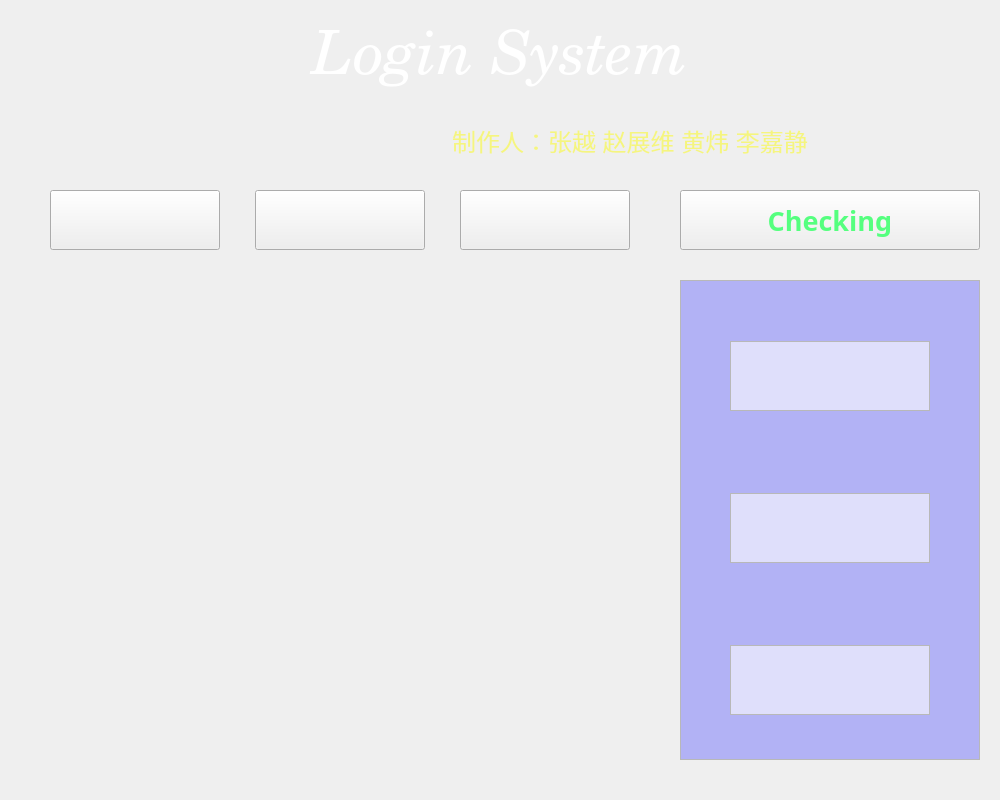
<?xml version="1.0" encoding="UTF-8"?>
<ui version="4.0">
 <class>MainWindow</class>
 <widget class="QMainWindow" name="MainWindow">
  <property name="geometry">
   <rect>
    <x>0</x>
    <y>0</y>
    <width>1000</width>
    <height>800</height>
   </rect>
  </property>
  <property name="windowTitle">
   <string>MainWindow</string>
  </property>
  <widget class="QWidget" name="centralwidget">
   <property name="styleSheet">
    <string notr="true"/>
   </property>
   <widget class="QStackedWidget" name="stackedWidget">
    <property name="geometry">
     <rect>
      <x>0</x>
      <y>0</y>
      <width>1000</width>
      <height>800</height>
     </rect>
    </property>
    <property name="frameShadow">
     <enum>QFrame::Plain</enum>
    </property>
    <property name="currentIndex">
     <number>0</number>
    </property>
    <widget class="QWidget" name="login">
     <widget class="QLabel" name="LoginLabel">
      <property name="geometry">
       <rect>
        <x>20</x>
        <y>280</y>
        <width>640</width>
        <height>480</height>
       </rect>
      </property>
      <property name="palette">
       <palette>
        <active>
         <colorrole role="Base">
          <brush brushstyle="SolidPattern">
           <color alpha="100">
            <red>255</red>
            <green>255</green>
            <blue>255</blue>
           </color>
          </brush>
         </colorrole>
         <colorrole role="Window">
          <brush brushstyle="SolidPattern">
           <color alpha="100">
            <red>240</red>
            <green>240</green>
            <blue>240</blue>
           </color>
          </brush>
         </colorrole>
        </active>
        <inactive>
         <colorrole role="Base">
          <brush brushstyle="SolidPattern">
           <color alpha="100">
            <red>255</red>
            <green>255</green>
            <blue>255</blue>
           </color>
          </brush>
         </colorrole>
         <colorrole role="Window">
          <brush brushstyle="SolidPattern">
           <color alpha="100">
            <red>240</red>
            <green>240</green>
            <blue>240</blue>
           </color>
          </brush>
         </colorrole>
        </inactive>
        <disabled>
         <colorrole role="Base">
          <brush brushstyle="SolidPattern">
           <color alpha="100">
            <red>240</red>
            <green>240</green>
            <blue>240</blue>
           </color>
          </brush>
         </colorrole>
         <colorrole role="Window">
          <brush brushstyle="SolidPattern">
           <color alpha="100">
            <red>240</red>
            <green>240</green>
            <blue>240</blue>
           </color>
          </brush>
         </colorrole>
        </disabled>
       </palette>
      </property>
      <property name="contextMenuPolicy">
       <enum>Qt::DefaultContextMenu</enum>
      </property>
      <property name="autoFillBackground">
       <bool>false</bool>
      </property>
      <property name="styleSheet">
       <string notr="true">background-image: url(:/icon/v1.png);</string>
      </property>
      <property name="text">
       <string/>
      </property>
     </widget>
     <widget class="QPushButton" name="pictureload">
      <property name="geometry">
       <rect>
        <x>50</x>
        <y>190</y>
        <width>170</width>
        <height>60</height>
       </rect>
      </property>
      <property name="palette">
       <palette>
        <active/>
        <inactive/>
        <disabled/>
       </palette>
      </property>
      <property name="font">
       <font>
        <family>黑体</family>
        <pointsize>12</pointsize>
       </font>
      </property>
      <property name="layoutDirection">
       <enum>Qt::LeftToRight</enum>
      </property>
      <property name="styleSheet">
       <string notr="true">border-image: url(:icon/button4.png);
image: url(:/icon/image.png);</string>
      </property>
      <property name="text">
       <string/>
      </property>
     </widget>
     <widget class="QPushButton" name="cameraload">
      <property name="geometry">
       <rect>
        <x>460</x>
        <y>190</y>
        <width>170</width>
        <height>60</height>
       </rect>
      </property>
      <property name="palette">
       <palette>
        <active/>
        <inactive/>
        <disabled/>
       </palette>
      </property>
      <property name="font">
       <font>
        <family>黑体</family>
        <pointsize>12</pointsize>
       </font>
      </property>
      <property name="styleSheet">
       <string notr="true">border-image: url(:icon/button5.png);
image: url(:/icon/instagram.png);</string>
      </property>
      <property name="text">
       <string/>
      </property>
     </widget>
     <widget class="QPushButton" name="videoload">
      <property name="geometry">
       <rect>
        <x>255</x>
        <y>190</y>
        <width>170</width>
        <height>60</height>
       </rect>
      </property>
      <property name="palette">
       <palette>
        <active/>
        <inactive/>
        <disabled/>
       </palette>
      </property>
      <property name="font">
       <font>
        <family>黑体</family>
        <pointsize>12</pointsize>
       </font>
      </property>
      <property name="styleSheet">
       <string notr="true">border-image: url(:icon/button2.png);
image: url(:/icon/video.png);</string>
      </property>
      <property name="text">
       <string/>
      </property>
     </widget>
     <widget class="QLabel" name="title">
      <property name="geometry">
       <rect>
        <x>200</x>
        <y>10</y>
        <width>600</width>
        <height>100</height>
       </rect>
      </property>
      <property name="palette">
       <palette>
        <active>
         <colorrole role="WindowText">
          <brush brushstyle="SolidPattern">
           <color alpha="255">
            <red>255</red>
            <green>255</green>
            <blue>255</blue>
           </color>
          </brush>
         </colorrole>
        </active>
        <inactive>
         <colorrole role="WindowText">
          <brush brushstyle="SolidPattern">
           <color alpha="255">
            <red>255</red>
            <green>255</green>
            <blue>255</blue>
           </color>
          </brush>
         </colorrole>
        </inactive>
        <disabled>
         <colorrole role="WindowText">
          <brush brushstyle="SolidPattern">
           <color alpha="255">
            <red>120</red>
            <green>120</green>
            <blue>120</blue>
           </color>
          </brush>
         </colorrole>
        </disabled>
       </palette>
      </property>
      <property name="font">
       <font>
        <family>Century</family>
        <pointsize>46</pointsize>
        <italic>true</italic>
       </font>
      </property>
      <property name="autoFillBackground">
       <bool>false</bool>
      </property>
      <property name="text">
       <string>Login System</string>
      </property>
      <property name="textFormat">
       <enum>Qt::AutoText</enum>
      </property>
      <property name="scaledContents">
       <bool>false</bool>
      </property>
      <property name="alignment">
       <set>Qt::AlignCenter</set>
      </property>
      <property name="wordWrap">
       <bool>false</bool>
      </property>
      <property name="margin">
       <number>0</number>
      </property>
      <property name="indent">
       <number>1</number>
      </property>
     </widget>
     <widget class="QTextBrowser" name="textBrowser">
      <property name="geometry">
       <rect>
        <x>680</x>
        <y>280</y>
        <width>300</width>
        <height>480</height>
       </rect>
      </property>
      <property name="palette">
       <palette>
        <active>
         <colorrole role="WindowText">
          <brush brushstyle="SolidPattern">
           <color alpha="255">
            <red>215</red>
            <green>215</green>
            <blue>215</blue>
           </color>
          </brush>
         </colorrole>
         <colorrole role="Text">
          <brush brushstyle="SolidPattern">
           <color alpha="255">
            <red>215</red>
            <green>215</green>
            <blue>215</blue>
           </color>
          </brush>
         </colorrole>
         <colorrole role="Base">
          <brush brushstyle="SolidPattern">
           <color alpha="100">
            <red>85</red>
            <green>85</green>
            <blue>255</blue>
           </color>
          </brush>
         </colorrole>
        </active>
        <inactive>
         <colorrole role="WindowText">
          <brush brushstyle="SolidPattern">
           <color alpha="255">
            <red>215</red>
            <green>215</green>
            <blue>215</blue>
           </color>
          </brush>
         </colorrole>
         <colorrole role="Text">
          <brush brushstyle="SolidPattern">
           <color alpha="255">
            <red>215</red>
            <green>215</green>
            <blue>215</blue>
           </color>
          </brush>
         </colorrole>
         <colorrole role="Base">
          <brush brushstyle="SolidPattern">
           <color alpha="100">
            <red>85</red>
            <green>85</green>
            <blue>255</blue>
           </color>
          </brush>
         </colorrole>
        </inactive>
        <disabled>
         <colorrole role="WindowText">
          <brush brushstyle="SolidPattern">
           <color alpha="255">
            <red>120</red>
            <green>120</green>
            <blue>120</blue>
           </color>
          </brush>
         </colorrole>
         <colorrole role="Text">
          <brush brushstyle="SolidPattern">
           <color alpha="255">
            <red>120</red>
            <green>120</green>
            <blue>120</blue>
           </color>
          </brush>
         </colorrole>
         <colorrole role="Base">
          <brush brushstyle="SolidPattern">
           <color alpha="255">
            <red>240</red>
            <green>240</green>
            <blue>240</blue>
           </color>
          </brush>
         </colorrole>
        </disabled>
       </palette>
      </property>
      <property name="styleSheet">
       <string notr="true"/>
      </property>
     </widget>
     <widget class="QPushButton" name="agreelogin">
      <property name="geometry">
       <rect>
        <x>680</x>
        <y>190</y>
        <width>300</width>
        <height>60</height>
       </rect>
      </property>
      <property name="palette">
       <palette>
        <active>
         <colorrole role="ButtonText">
          <brush brushstyle="SolidPattern">
           <color alpha="255">
            <red>85</red>
            <green>255</green>
            <blue>127</blue>
           </color>
          </brush>
         </colorrole>
        </active>
        <inactive>
         <colorrole role="ButtonText">
          <brush brushstyle="SolidPattern">
           <color alpha="255">
            <red>85</red>
            <green>255</green>
            <blue>127</blue>
           </color>
          </brush>
         </colorrole>
        </inactive>
        <disabled>
         <colorrole role="ButtonText">
          <brush brushstyle="SolidPattern">
           <color alpha="255">
            <red>120</red>
            <green>120</green>
            <blue>120</blue>
           </color>
          </brush>
         </colorrole>
        </disabled>
       </palette>
      </property>
      <property name="font">
       <font>
        <family>黑体</family>
        <pointsize>20</pointsize>
        <weight>75</weight>
        <italic>false</italic>
        <bold>true</bold>
        <kerning>true</kerning>
       </font>
      </property>
      <property name="styleSheet">
       <string notr="true">border-image: url(:icon/button3.png);</string>
      </property>
      <property name="text">
       <string>Checking</string>
      </property>
     </widget>
     <widget class="QWidget" name="loginwidget" native="true">
      <property name="geometry">
       <rect>
        <x>0</x>
        <y>0</y>
        <width>1000</width>
        <height>800</height>
       </rect>
      </property>
      <property name="styleSheet">
       <string notr="true">background-image: url(:icon/blued.png);
</string>
      </property>
     </widget>
     <widget class="QLabel" name="title_2">
      <property name="geometry">
       <rect>
        <x>330</x>
        <y>90</y>
        <width>600</width>
        <height>100</height>
       </rect>
      </property>
      <property name="palette">
       <palette>
        <active>
         <colorrole role="WindowText">
          <brush brushstyle="SolidPattern">
           <color alpha="255">
            <red>245</red>
            <green>245</green>
            <blue>127</blue>
           </color>
          </brush>
         </colorrole>
        </active>
        <inactive>
         <colorrole role="WindowText">
          <brush brushstyle="SolidPattern">
           <color alpha="255">
            <red>245</red>
            <green>245</green>
            <blue>127</blue>
           </color>
          </brush>
         </colorrole>
        </inactive>
        <disabled>
         <colorrole role="WindowText">
          <brush brushstyle="SolidPattern">
           <color alpha="255">
            <red>120</red>
            <green>120</green>
            <blue>120</blue>
           </color>
          </brush>
         </colorrole>
        </disabled>
       </palette>
      </property>
      <property name="font">
       <font>
        <family>Century</family>
        <pointsize>18</pointsize>
        <italic>false</italic>
       </font>
      </property>
      <property name="autoFillBackground">
       <bool>false</bool>
      </property>
      <property name="text">
       <string>制作人：张越 赵展维 黄炜 李嘉静</string>
      </property>
      <property name="textFormat">
       <enum>Qt::AutoText</enum>
      </property>
      <property name="scaledContents">
       <bool>false</bool>
      </property>
      <property name="alignment">
       <set>Qt::AlignCenter</set>
      </property>
      <property name="wordWrap">
       <bool>false</bool>
      </property>
      <property name="margin">
       <number>0</number>
      </property>
      <property name="indent">
       <number>1</number>
      </property>
     </widget>
     <widget class="QTextBrowser" name="textBrowser_2">
      <property name="geometry">
       <rect>
        <x>730</x>
        <y>341</y>
        <width>200</width>
        <height>70</height>
       </rect>
      </property>
      <property name="palette">
       <palette>
        <active>
         <colorrole role="Base">
          <brush brushstyle="SolidPattern">
           <color alpha="150">
            <red>255</red>
            <green>255</green>
            <blue>255</blue>
           </color>
          </brush>
         </colorrole>
        </active>
        <inactive>
         <colorrole role="Base">
          <brush brushstyle="SolidPattern">
           <color alpha="150">
            <red>255</red>
            <green>255</green>
            <blue>255</blue>
           </color>
          </brush>
         </colorrole>
        </inactive>
        <disabled>
         <colorrole role="Base">
          <brush brushstyle="SolidPattern">
           <color alpha="255">
            <red>240</red>
            <green>240</green>
            <blue>240</blue>
           </color>
          </brush>
         </colorrole>
        </disabled>
       </palette>
      </property>
     </widget>
     <widget class="QTextBrowser" name="textBrowser_3">
      <property name="geometry">
       <rect>
        <x>730</x>
        <y>493</y>
        <width>200</width>
        <height>70</height>
       </rect>
      </property>
      <property name="palette">
       <palette>
        <active>
         <colorrole role="Base">
          <brush brushstyle="SolidPattern">
           <color alpha="150">
            <red>255</red>
            <green>255</green>
            <blue>255</blue>
           </color>
          </brush>
         </colorrole>
        </active>
        <inactive>
         <colorrole role="Base">
          <brush brushstyle="SolidPattern">
           <color alpha="150">
            <red>255</red>
            <green>255</green>
            <blue>255</blue>
           </color>
          </brush>
         </colorrole>
        </inactive>
        <disabled>
         <colorrole role="Base">
          <brush brushstyle="SolidPattern">
           <color alpha="255">
            <red>240</red>
            <green>240</green>
            <blue>240</blue>
           </color>
          </brush>
         </colorrole>
        </disabled>
       </palette>
      </property>
     </widget>
     <widget class="QTextBrowser" name="textBrowser_4">
      <property name="geometry">
       <rect>
        <x>730</x>
        <y>645</y>
        <width>200</width>
        <height>70</height>
       </rect>
      </property>
      <property name="palette">
       <palette>
        <active>
         <colorrole role="Base">
          <brush brushstyle="SolidPattern">
           <color alpha="150">
            <red>255</red>
            <green>255</green>
            <blue>255</blue>
           </color>
          </brush>
         </colorrole>
        </active>
        <inactive>
         <colorrole role="Base">
          <brush brushstyle="SolidPattern">
           <color alpha="150">
            <red>255</red>
            <green>255</green>
            <blue>255</blue>
           </color>
          </brush>
         </colorrole>
        </inactive>
        <disabled>
         <colorrole role="Base">
          <brush brushstyle="SolidPattern">
           <color alpha="255">
            <red>240</red>
            <green>240</green>
            <blue>240</blue>
           </color>
          </brush>
         </colorrole>
        </disabled>
       </palette>
      </property>
     </widget>
     <zorder>loginwidget</zorder>
     <zorder>cameraload</zorder>
     <zorder>LoginLabel</zorder>
     <zorder>pictureload</zorder>
     <zorder>videoload</zorder>
     <zorder>title</zorder>
     <zorder>textBrowser</zorder>
     <zorder>agreelogin</zorder>
     <zorder>title_2</zorder>
     <zorder>textBrowser_2</zorder>
     <zorder>textBrowser_3</zorder>
     <zorder>textBrowser_4</zorder>
    </widget>
    <widget class="QWidget" name="selectgame">
     <widget class="QLabel" name="game1label">
      <property name="geometry">
       <rect>
        <x>570</x>
        <y>150</y>
        <width>121</width>
        <height>131</height>
       </rect>
      </property>
      <property name="text">
       <string>TextLabel</string>
      </property>
     </widget>
     <widget class="QPushButton" name="game1button">
      <property name="geometry">
       <rect>
        <x>340</x>
        <y>200</y>
        <width>93</width>
        <height>28</height>
       </rect>
      </property>
      <property name="text">
       <string>Game1</string>
      </property>
     </widget>
    </widget>
    <widget class="QWidget" name="game1">
     <widget class="QPushButton" name="exit1">
      <property name="geometry">
       <rect>
        <x>830</x>
        <y>20</y>
        <width>150</width>
        <height>60</height>
       </rect>
      </property>
      <property name="palette">
       <palette>
        <active/>
        <inactive/>
        <disabled/>
       </palette>
      </property>
      <property name="font">
       <font>
        <family>黑体</family>
        <pointsize>15</pointsize>
       </font>
      </property>
      <property name="styleSheet">
       <string notr="true">image: url(:/icon/log-out.png);
border-image: url(:/icon/button5.png);</string>
      </property>
      <property name="text">
       <string/>
      </property>
     </widget>
     <widget class="QPushButton" name="cap_control1">
      <property name="geometry">
       <rect>
        <x>20</x>
        <y>20</y>
        <width>150</width>
        <height>60</height>
       </rect>
      </property>
      <property name="palette">
       <palette>
        <active/>
        <inactive/>
        <disabled/>
       </palette>
      </property>
      <property name="font">
       <font>
        <family>黑体</family>
        <pointsize>15</pointsize>
       </font>
      </property>
      <property name="styleSheet">
       <string notr="true">border-image: url(:icon/button6.png);
image: url(:/icon/play.png);
</string>
      </property>
      <property name="text">
       <string/>
      </property>
     </widget>
     <widget class="QWidget" name="game1widget" native="true">
      <property name="geometry">
       <rect>
        <x>0</x>
        <y>0</y>
        <width>1000</width>
        <height>800</height>
       </rect>
      </property>
      <property name="styleSheet">
       <string notr="true">background-image: url(:icon/blued.png);</string>
      </property>
     </widget>
     <widget class="QLabel" name="DisplayLabel1">
      <property name="geometry">
       <rect>
        <x>50</x>
        <y>100</y>
        <width>900</width>
        <height>675</height>
       </rect>
      </property>
      <property name="palette">
       <palette>
        <active>
         <colorrole role="Base">
          <brush brushstyle="SolidPattern">
           <color alpha="255">
            <red>255</red>
            <green>255</green>
            <blue>255</blue>
           </color>
          </brush>
         </colorrole>
         <colorrole role="Window">
          <brush brushstyle="SolidPattern">
           <color alpha="100">
            <red>240</red>
            <green>240</green>
            <blue>240</blue>
           </color>
          </brush>
         </colorrole>
        </active>
        <inactive>
         <colorrole role="Base">
          <brush brushstyle="SolidPattern">
           <color alpha="255">
            <red>255</red>
            <green>255</green>
            <blue>255</blue>
           </color>
          </brush>
         </colorrole>
         <colorrole role="Window">
          <brush brushstyle="SolidPattern">
           <color alpha="100">
            <red>240</red>
            <green>240</green>
            <blue>240</blue>
           </color>
          </brush>
         </colorrole>
        </inactive>
        <disabled>
         <colorrole role="Base">
          <brush brushstyle="SolidPattern">
           <color alpha="100">
            <red>240</red>
            <green>240</green>
            <blue>240</blue>
           </color>
          </brush>
         </colorrole>
         <colorrole role="Window">
          <brush brushstyle="SolidPattern">
           <color alpha="100">
            <red>240</red>
            <green>240</green>
            <blue>240</blue>
           </color>
          </brush>
         </colorrole>
        </disabled>
       </palette>
      </property>
      <property name="autoFillBackground">
       <bool>false</bool>
      </property>
      <property name="styleSheet">
       <string notr="true">background-image: url(:/icon/v2.png);</string>
      </property>
      <property name="lineWidth">
       <number>5</number>
      </property>
      <property name="text">
       <string/>
      </property>
     </widget>
     <widget class="QLabel" name="title2">
      <property name="geometry">
       <rect>
        <x>250</x>
        <y>10</y>
        <width>500</width>
        <height>80</height>
       </rect>
      </property>
      <property name="palette">
       <palette>
        <active>
         <colorrole role="WindowText">
          <brush brushstyle="SolidPattern">
           <color alpha="255">
            <red>255</red>
            <green>170</green>
            <blue>255</blue>
           </color>
          </brush>
         </colorrole>
        </active>
        <inactive>
         <colorrole role="WindowText">
          <brush brushstyle="SolidPattern">
           <color alpha="255">
            <red>255</red>
            <green>170</green>
            <blue>255</blue>
           </color>
          </brush>
         </colorrole>
        </inactive>
        <disabled>
         <colorrole role="WindowText">
          <brush brushstyle="SolidPattern">
           <color alpha="255">
            <red>120</red>
            <green>120</green>
            <blue>120</blue>
           </color>
          </brush>
         </colorrole>
        </disabled>
       </palette>
      </property>
      <property name="font">
       <font>
        <family>Century</family>
        <pointsize>46</pointsize>
        <italic>true</italic>
       </font>
      </property>
      <property name="text">
       <string>Flappy Bird</string>
      </property>
      <property name="alignment">
       <set>Qt::AlignCenter</set>
      </property>
     </widget>
     <zorder>game1widget</zorder>
     <zorder>exit1</zorder>
     <zorder>cap_control1</zorder>
     <zorder>DisplayLabel1</zorder>
     <zorder>title2</zorder>
    </widget>
   </widget>
  </widget>
 </widget>
 <resources>
  <include location="icon/sourse.qrc"/>
 </resources>
 <connections/>
</ui>
